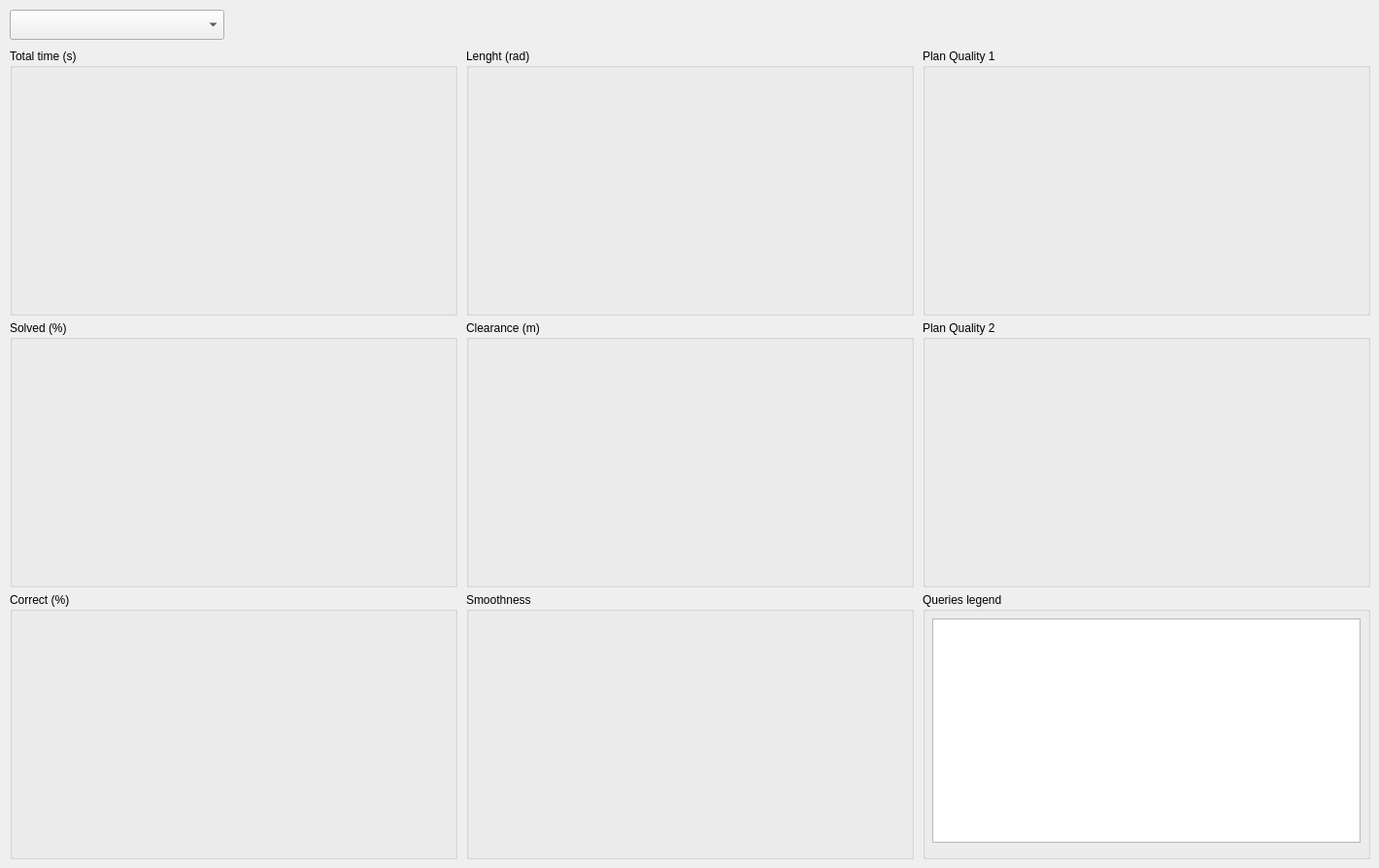
       <widget class="QWidget" name="tab_10">
        <attribute name="title">
         <string>Choose planner</string>
        </attribute>
        <widget class="QComboBox" name="planners_combo_box">
         <property name="geometry">
          <rect>
           <x>10</x>
           <y>10</y>
           <width>221</width>
           <height>31</height>
          </rect>
         </property>
         <item>
          <property name="text">
           <string/>
          </property>
         </item>
        </widget>
        <widget class="QGroupBox" name="group_box_26">
         <property name="geometry">
          <rect>
           <x>10</x>
           <y>50</y>
           <width>461</width>
           <height>275</height>
          </rect>
         </property>
         <property name="title">
          <string>Total time (s)</string>
         </property>
         <widget class="QWidget" name="verticalLayoutWidget_27">
          <property name="geometry">
           <rect>
            <x>0</x>
            <y>20</y>
            <width>461</width>
            <height>251</height>
           </rect>
          </property>
          <layout class="QVBoxLayout" name="perquery_plan_time_layout"/>
         </widget>
        </widget>
        <widget class="QGroupBox" name="group_box_27">
         <property name="geometry">
          <rect>
           <x>10</x>
           <y>330</y>
           <width>461</width>
           <height>275</height>
          </rect>
         </property>
         <property name="title">
          <string>Solved (%)</string>
         </property>
         <widget class="QWidget" name="verticalLayoutWidget_28">
          <property name="geometry">
           <rect>
            <x>0</x>
            <y>20</y>
            <width>461</width>
            <height>251</height>
           </rect>
          </property>
          <layout class="QVBoxLayout" name="perquery_solved_layout"/>
         </widget>
        </widget>
        <widget class="QGroupBox" name="group_box_28">
         <property name="geometry">
          <rect>
           <x>10</x>
           <y>610</y>
           <width>461</width>
           <height>275</height>
          </rect>
         </property>
         <property name="title">
          <string>Correct (%)</string>
         </property>
         <widget class="QWidget" name="verticalLayoutWidget_29">
          <property name="geometry">
           <rect>
            <x>0</x>
            <y>20</y>
            <width>461</width>
            <height>251</height>
           </rect>
          </property>
          <layout class="QVBoxLayout" name="perquery_correct_layout"/>
         </widget>
        </widget>
        <widget class="QGroupBox" name="group_box_36">
         <property name="geometry">
          <rect>
           <x>480</x>
           <y>50</y>
           <width>461</width>
           <height>275</height>
          </rect>
         </property>
         <property name="title">
          <string>Lenght (rad)</string>
         </property>
         <widget class="QWidget" name="verticalLayoutWidget_30">
          <property name="geometry">
           <rect>
            <x>0</x>
            <y>20</y>
            <width>461</width>
            <height>251</height>
           </rect>
          </property>
          <layout class="QVBoxLayout" name="perquery_lenght_layout"/>
         </widget>
        </widget>
        <widget class="QGroupBox" name="group_box_38">
         <property name="geometry">
          <rect>
           <x>480</x>
           <y>330</y>
           <width>461</width>
           <height>275</height>
          </rect>
         </property>
         <property name="title">
          <string>Clearance (m)</string>
         </property>
         <widget class="QWidget" name="verticalLayoutWidget_31">
          <property name="geometry">
           <rect>
            <x>0</x>
            <y>20</y>
            <width>461</width>
            <height>251</height>
           </rect>
          </property>
          <layout class="QVBoxLayout" name="perquery_clearance_layout"/>
         </widget>
        </widget>
        <widget class="QGroupBox" name="group_box_39">
         <property name="geometry">
          <rect>
           <x>480</x>
           <y>610</y>
           <width>461</width>
           <height>275</height>
          </rect>
         </property>
         <property name="title">
          <string>Smoothness </string>
         </property>
         <widget class="QWidget" name="verticalLayoutWidget_32">
          <property name="geometry">
           <rect>
            <x>0</x>
            <y>20</y>
            <width>461</width>
            <height>251</height>
           </rect>
          </property>
          <layout class="QVBoxLayout" name="perquery_smoothness_layout"/>
         </widget>
        </widget>
        <widget class="QGroupBox" name="group_box_40">
         <property name="geometry">
          <rect>
           <x>950</x>
           <y>50</y>
           <width>461</width>
           <height>275</height>
          </rect>
         </property>
         <property name="title">
          <string>Plan Quality 1</string>
         </property>
         <widget class="QWidget" name="verticalLayoutWidget_33">
          <property name="geometry">
           <rect>
            <x>0</x>
            <y>20</y>
            <width>461</width>
            <height>251</height>
           </rect>
          </property>
          <layout class="QVBoxLayout" name="perquery_quality_1_layout"/>
         </widget>
        </widget>
        <widget class="QGroupBox" name="group_box_41">
         <property name="geometry">
          <rect>
           <x>950</x>
           <y>330</y>
           <width>461</width>
           <height>275</height>
          </rect>
         </property>
         <property name="title">
          <string>Plan Quality 2</string>
         </property>
         <widget class="QWidget" name="verticalLayoutWidget_34">
          <property name="geometry">
           <rect>
            <x>0</x>
            <y>20</y>
            <width>461</width>
            <height>251</height>
           </rect>
          </property>
          <layout class="QVBoxLayout" name="perquery_quality_2_layout"/>
         </widget>
        </widget>
        <widget class="QGroupBox" name="group_box_42">
         <property name="geometry">
          <rect>
           <x>950</x>
           <y>610</y>
           <width>461</width>
           <height>275</height>
          </rect>
         </property>
         <property name="title">
          <string>Queries legend</string>
         </property>
         <widget class="QTextBrowser" name="queries_legend">
          <property name="geometry">
           <rect>
            <x>10</x>
            <y>27</y>
            <width>441</width>
            <height>231</height>
           </rect>
          </property>
         </widget>
        </widget>
       </widget>
